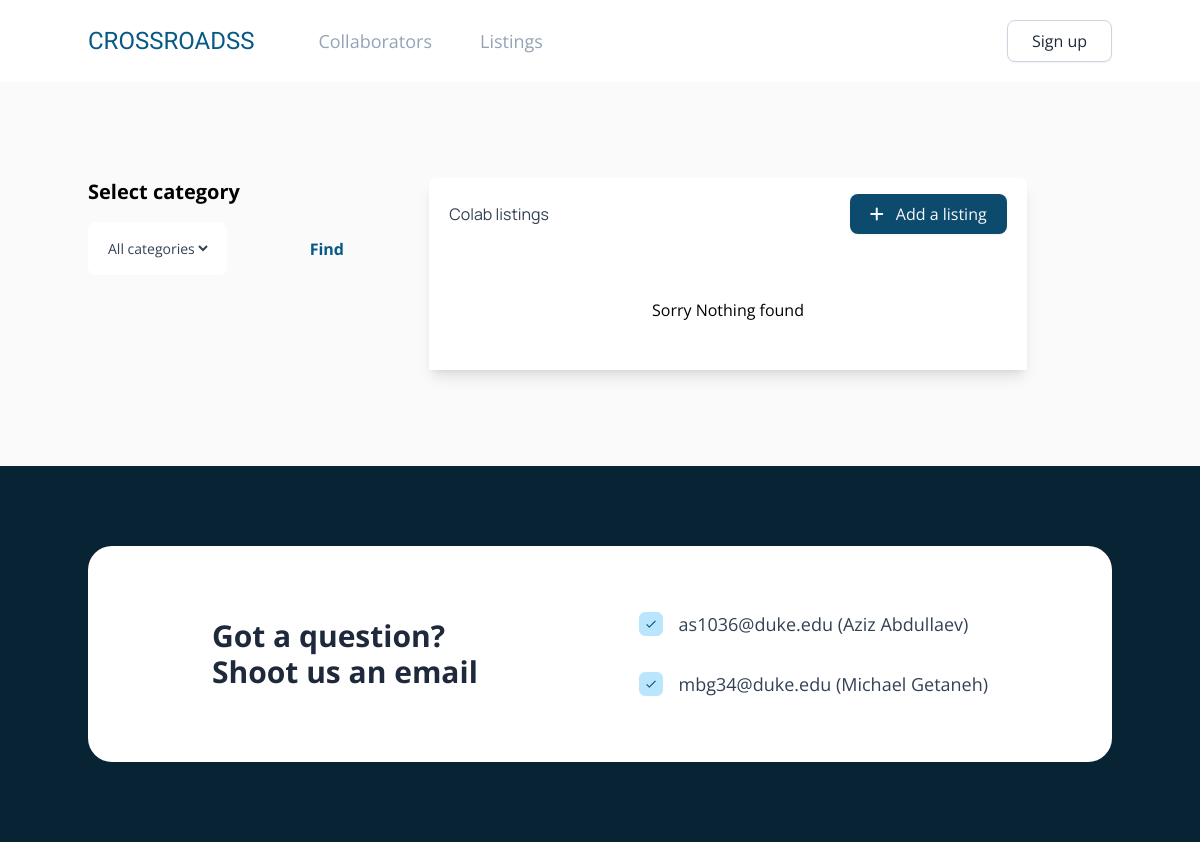
The page /listings/ on the database as committed earlier.
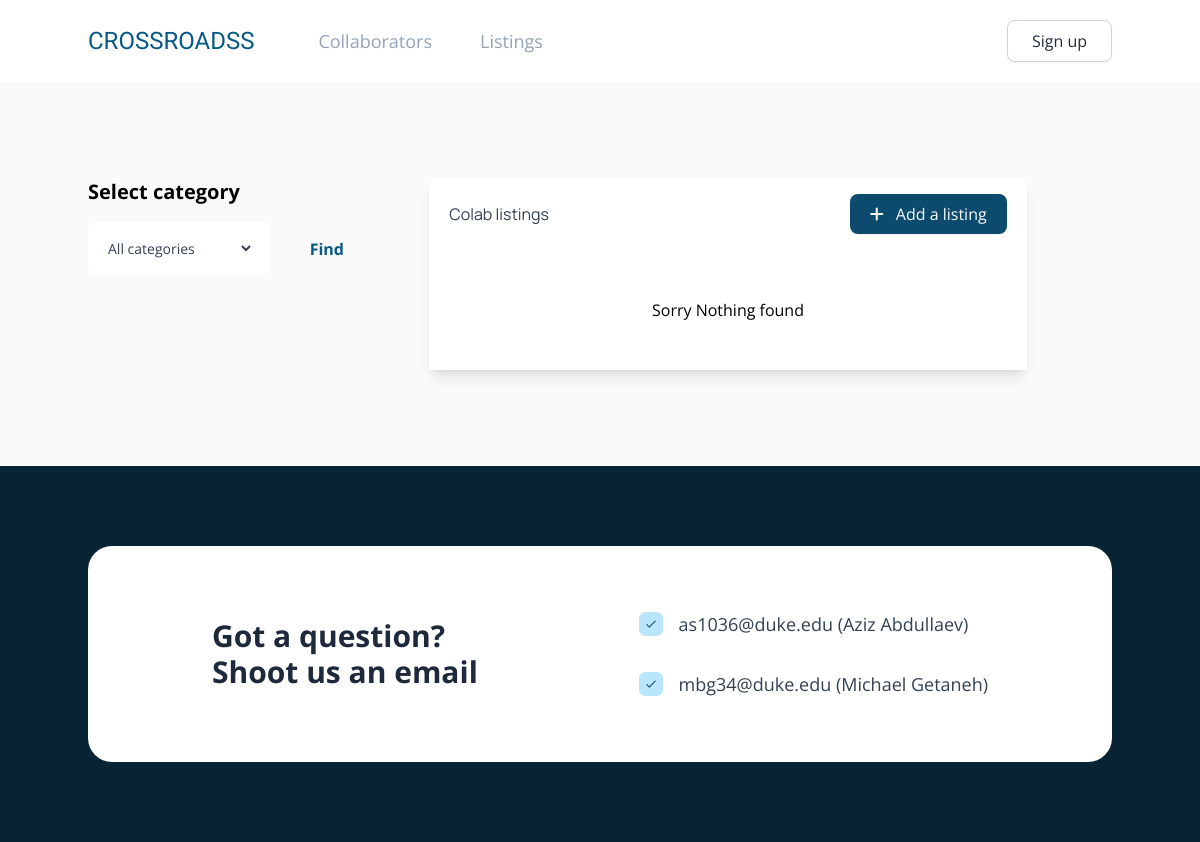
The same page on the database as committed later.
### gigs/models.py (models this page shows)
class Categories(models.Model):
    category = models.CharField(max_length=200, unique=True, default="Other")
    def __str__(self):
        return self.category

### gigs/views.py (the view)
# urls.py: path("listings/", views.listingsPage, name="listings-page"),
def listingsPage(request):
    list_of_listings = Listing.objects.filter(approved="yes", is_deleted="no")
    myFilter = ListingsFilter(request.GET, queryset=list_of_listings)
    list_of_listings = myFilter.qs
    if list_of_listings.exists():
        context = {"listings": list_of_listings, "myFilter": myFilter}
    else:
        context = {"listings": "nodata", "myFilter": myFilter}
    return render(request, "gigs/listings.html", context)

### gigs/templates/gigs/listings.html (shortened to what this page needs)
{% extends 'gigs/base.html' %}
{% load static %}
{% block content %}
{% include "gigs/Header.html" %}
<div class="bg-neutral-50 py-24">
    <div class="container px-4 md:px-0 flex flex-col items-center md:flex-row justify-between md:items-start">
        <div class="CATEGORIES w-full sm:w-10/12 md:w-3/12 mb-20 md:mb-0  flex flex-col justify-center items-start">
            <p class="font-opensans text-xl font-bold mb-4">Select category</p>
            <form action="" method="get" class="w-full">
                <div class="flex flex-row justify-between items-center  text-sky-800 font-opensans ">
                    <div class="p-4 bg-white rounded-lg text-sm text-sky-800  ">
                        {{myFilter.form.category}}
                    </div>
                    <button type="submit" class="font-bold pl-10">Find</button>
                </div>
            </form>
        </div>
        <div class="LISTINGS w-full sm:w-10/12 md:w-7/12 bg-white rounded-t-lg  shadow-lg flex flex-col justify-center items-start">
            <div class="py-4 px-5 flex flex-row justify-between items-center w-full">
                <p class="font-manrope text-base text-slate-700">Colab listings</p>
                <a href="{% url 'listing-form' %}">
                <p class="btn btn-primary py-2 px-5 flex flex-row items-center justify-center text-base">
                    <i class="fa-solid fa-plus pr-3"></i>
                    Add a listing
                </p>
            </a>
            </div>
            {% if listings == "nodata" %}
            <p class="text-center py-12 w-full">Sorry Nothing found</p>
            {% endif %}
        </div>
    </div>
</div>
{% include "gigs/contactComponent.html" %}
{% endblock content %}

### gigs/templates/gigs/base.html (shortened to what this page needs)
{% load static %}
<!DOCTYPE html>
<html lang="en">
<head>
    <link rel="stylesheet" href="{% static 'css/main.css' %}"/>
    <link rel="stylesheet" href="{% static 'css/custom.css' %}"/>
<link rel="stylesheet" href="https://cdnjs.cloudflare.com/ajax/libs/font-awesome/6.0.0/css/all.min.css" />
</head>
<body class="font-opensans">
    {% block content %}
    {% endblock content %}
</body>
</html>

### gigs/templates/gigs/Header.html (shortened to what this page needs)
<div class="bg-white shadow-lg">
    <nav class="container px-4 md:px-0 flex flex-row items-center justify-between py-5  ">
        <div class="flex flex-row items-center justify-center">
            <a href="{% url 'home' %}">
            <p class="logo font-yeseva text-2xl text-sky-800 mr-16 cursor-pointer">CROSSROADSS</p>
        </a>
            <div class="nav-links hidden md:flex flex-row justify-center items-center">
            <a href="{% url 'gigs-page' %}">
                <p class="mr-12 font-opensans text-lg text-slate-400 cursor-pointer hover:text-slate-700">Collaborators
                </p>
            </a>
            <a href="{% url 'listings-page' %}">
                <p class="font-opensans text-lg text-slate-400 cursor-pointer hover:text-slate-700">Listings</p>
            </a>
            </div>
        </div>
        <a href="{% url 'form-page' %}" class="btn btn-sec px-6 py-2">Sign up</a>
    </nav>
</div>

### gigs/templates/gigs/contactComponent.html
{% load static %}
<div class=" p-8 md:p-20" style="background-color: #082333;">
    <div
        class="container bg-white flex flex-col md:flex-row justify-center items-center py-16 px-12 rounded-3xl gap-10">
        <h2 class="h2-title class md:w-5/12">Got a question? <br/>
            Shoot us an email</h2>
        <div class="flex flex-col justify-center items-start gap-8">
            <p class="flex flex-row justify-center items-center gap-4 text-lg text-slate-700">
                <img src="{% static 'images/icons/tick.png' %}" alt="">
                as1036@duke.edu (Aziz Abdullaev)
            </p>
            <p class="flex flex-row justify-center items-center gap-4 text-lg text-slate-700">
                <img src="{% static 'images/icons/tick.png' %}" alt="">
                mbg34@duke.edu (Michael Getaneh)
            </p>
        </div>
    </div>
</div>

Rows that differ between the two databases and show on the page:
added Categories: category "All categories"
Other text that changed with them:
form field category: "All categories" → (not shown)
